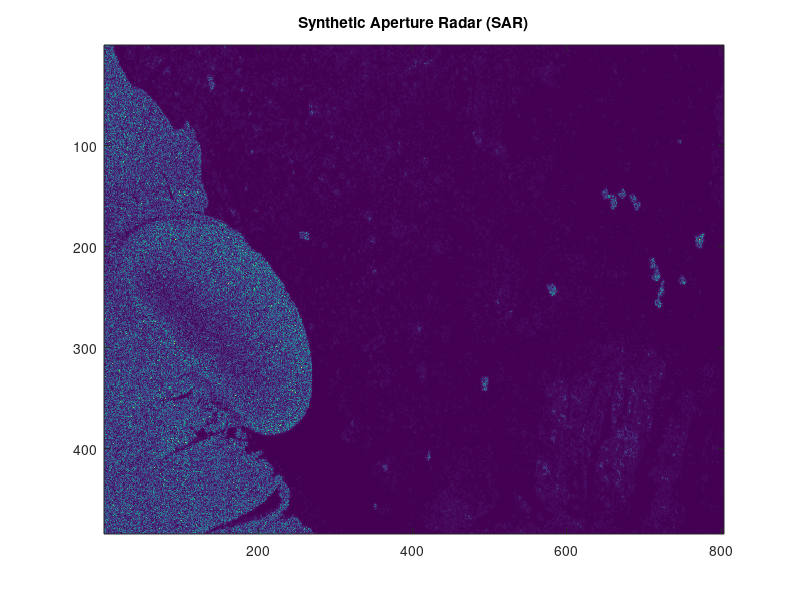
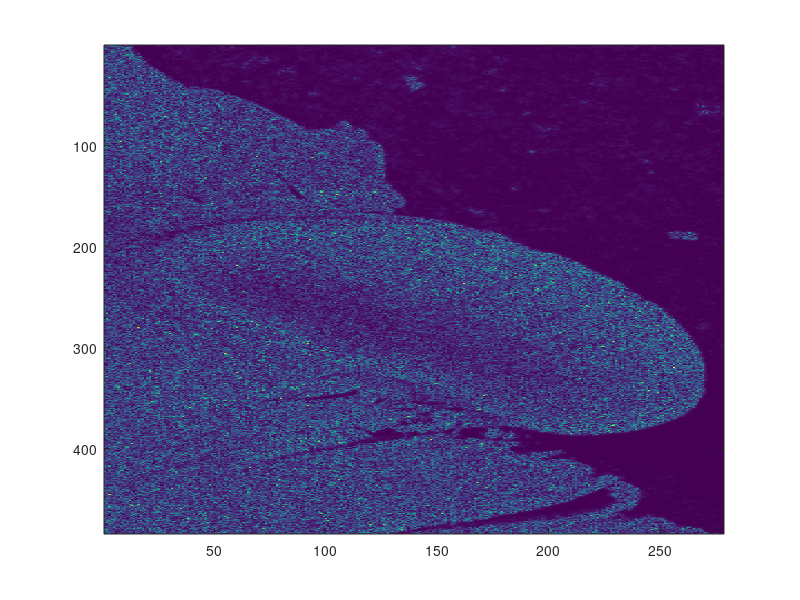
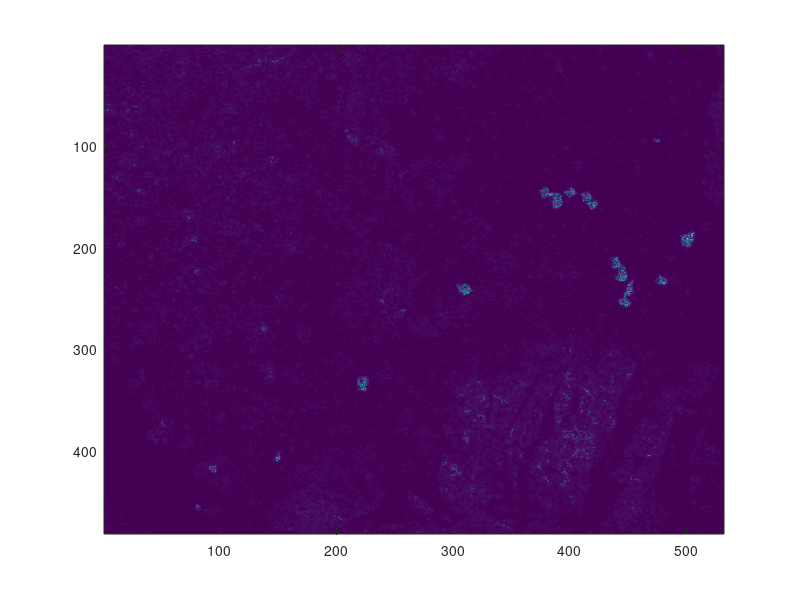

The MATLAB source for these figures, in order: (Note: this script raises an error after producing the figures.)
clear
close all 
clc
%% Maximum Likelihood Estimation
%% R1b) Load and Visualize
load('sar_image.mat');
img = imagesc(I);
title('Synthetic Aperture Radar (SAR)');
colormap('default');
%% R1c) Crop the images into ICE and WATER. Estimates the parameter(s) of the given distributions
%% Cropping images
% Ice
[image_croped_ice, rect_ice] = imcrop(I,[0.510000000000000,0.510000000000000,277.980000000000,483.980000000000]); 
figure
imagesc(image_croped_ice);
% Water
[image_croped_water, rect_water]= imcrop(I, [271.510000000000,2.51000000000000,531.980000000000,480.980000000000]);
figure; 
imagesc(image_croped_water);
%% Estimate the parameters of the distributions: PUNGO Comenta esta parte sff
% Ice Params
ice_normal_params = mle(image_croped_ice(:),'distribution','norm');
ice_exponential_params = mle(image_croped_ice(:),'distribution','exp');
ice_rayleigh_params = mle(image_croped_ice(:),'distribution','rayl');

% Water Params
water_normal_params = mle(image_croped_water(:),'distribution','norm');
water_exponential_params = mle(image_croped_water(:),'distribution','exp');
water_rayleigh_params = mle(image_croped_water(:),'distribution','rayl');
% PUNGO: OBTER OS RESULTADOS PARA AS PERGUNTAS

%% R1d) Plot the distributions and compare with the histogram
% histogram
figure;
histogram_ice = histogram(image_croped_ice(:),1000,'Normalization', 'pdf');
%% Distributions for Ice
rayleigh_ice = raylpdf(sort(image_croped_ice(:)), ice_rayleigh_params);
exponential_ice = exppdf(sort(image_croped_ice(:)), ice_exponential_params);
normal_ice = normpdf(sort(image_croped_ice(:)), ice_normal_params(1),ice_normal_params(2));
hold on 
plot(rayleigh_ice)
hold on
plot(exponential_ice)
hold on
plot(normal_ice)
title('Ice Histogram and Distributions')
xlabel('Pixel intensity');
ylabel('Probability density');
legend('Histogram', 'Rayleigh', 'Exponential', 'Normal');

%% Distributions for Water TODO voltar aqui PUNGO
rayleigh_water = raylpdf(sort(image_croped_water(:)), water_rayleigh_params);
exponential_water = exppdf(sort(image_croped_water(:)), water_exponential_params);
normal_water = normpdf(sort(image_croped_water(:)), water_normal_params(1),water_normal_params(2));
figure
histogram_water = histogram(image_croped_water(:),'Normalization', 'pdf');
hold on 
plot(rayleigh_water)
hold on
plot(exponential_water)
hold on
plot(normal_water)
title('Water Histogram and Distributions')
xlabel('Pixel intensity');
ylabel('Probability density');
legend('Histogram', 'Rayleigh', 'Exponential', 'Normal');

%% R2) Image Segmentation
%% R2a) Perform the segmentation using the best distribution: Rayleigh
ice_seg = log(raylpdf(I, ice_rayleigh_params));
water_seg = log(raylpdf(I, water_rayleigh_params));
Segmentation = ice_seg > water_seg;

figure;
imagesc(I);
hold on 
contour(logical(Segmentation), 'LineColor', 'r');
title('Segmentation');

%% R2b) Repeat the previous using patch  
patch = ones(5);
ice_with_patch = conv2(log(raylpdf(I, ice_rayleigh_params)), patch, 'same');
water_with_patch= conv2(log(raylpdf(I, water_rayleigh_params)), patch, 'same');
Patch_Segmentation = ice_with_patch > water_with_patch;
figure;
imagesc(I);
hold on 
contour(Patch_Segmentation, 'LineColor', 'r');
title('Segmentation with Patch');
